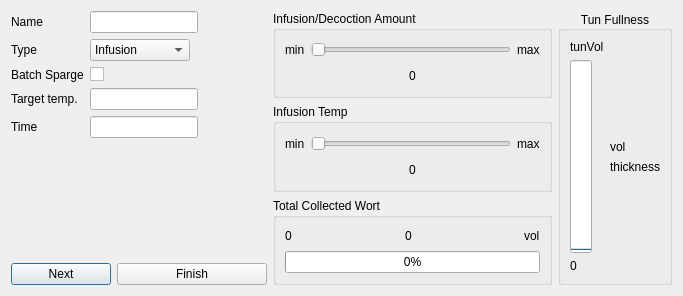
<?xml version="1.0" encoding="UTF-8"?>
<ui version="4.0">
 <class>mashDesigner</class>
 <widget class="QDialog" name="mashDesigner">
  <property name="geometry">
   <rect>
    <x>0</x>
    <y>0</y>
    <width>683</width>
    <height>296</height>
   </rect>
  </property>
  <property name="windowTitle">
   <string>Mash Designer</string>
  </property>
  <property name="configSection" stdset="0">
   <string notr="true">mashDesigner</string>
  </property>
  <layout class="QHBoxLayout" name="horizontalLayout_4">
   <item>
    <layout class="QVBoxLayout" name="verticalLayout_8">
     <item>
      <layout class="QFormLayout" name="formLayout">
       <property name="sizeConstraint">
        <enum>QLayout::SetNoConstraint</enum>
       </property>
       <property name="fieldGrowthPolicy">
        <enum>QFormLayout::FieldsStayAtSizeHint</enum>
       </property>
       <property name="formAlignment">
        <set>Qt::AlignLeading|Qt::AlignLeft|Qt::AlignTop</set>
       </property>
       <item row="0" column="0">
        <widget class="QLabel" name="label_name">
         <property name="text">
          <string>Name</string>
         </property>
         <property name="buddy">
          <cstring>lineEdit_name</cstring>
         </property>
        </widget>
       </item>
       <item row="0" column="1">
        <widget class="QLineEdit" name="lineEdit_name">
         <property name="maximumSize">
          <size>
           <width>150</width>
           <height>16777215</height>
          </size>
         </property>
        </widget>
       </item>
       <item row="1" column="0">
        <widget class="QLabel" name="label_type">
         <property name="text">
          <string>Type</string>
         </property>
         <property name="buddy">
          <cstring>comboBox_type</cstring>
         </property>
        </widget>
       </item>
       <item row="1" column="1">
        <widget class="QComboBox" name="comboBox_type">
         <item>
          <property name="text">
           <string notr="true">Infusion</string>
          </property>
         </item>
         <item>
          <property name="text">
           <string notr="true">Temperature</string>
          </property>
         </item>
         <item>
          <property name="text">
           <string notr="true">Decoction</string>
          </property>
         </item>
        </widget>
       </item>
       <item row="4" column="0">
        <widget class="BtTemperatureLabel" name="label_targetTemp">
         <property name="contextMenuPolicy">
          <enum>Qt::CustomContextMenu</enum>
         </property>
         <property name="text">
          <string>Target temp.</string>
         </property>
         <property name="buddy">
          <cstring>lineEdit_temp</cstring>
         </property>
        </widget>
       </item>
       <item row="4" column="1">
        <widget class="BtTemperatureEdit" name="lineEdit_temp">
         <property name="maximumSize">
          <size>
           <width>150</width>
           <height>16777215</height>
          </size>
         </property>
         <property name="editField" stdset="0">
          <string notr="true">stepTemp_c</string>
         </property>
        </widget>
       </item>
       <item row="5" column="0">
        <widget class="BtTimeLabel" name="label_stepTime">
         <property name="contextMenuPolicy">
          <enum>Qt::CustomContextMenu</enum>
         </property>
         <property name="text">
          <string>Time</string>
         </property>
         <property name="buddy">
          <cstring>lineEdit_time</cstring>
         </property>
        </widget>
       </item>
       <item row="5" column="1">
        <widget class="BtTimeEdit" name="lineEdit_time">
         <property name="maximumSize">
          <size>
           <width>150</width>
           <height>16777215</height>
          </size>
         </property>
         <property name="editField" stdset="0">
          <string notr="true">stepTime_min</string>
         </property>
        </widget>
       </item>
       <item row="2" column="1">
        <widget class="QCheckBox" name="checkBox_batchSparge">
         <property name="text">
          <string/>
         </property>
        </widget>
       </item>
       <item row="2" column="0">
        <widget class="QLabel" name="label_batchSparge">
         <property name="text">
          <string>Batch Sparge</string>
         </property>
         <property name="buddy">
          <cstring>checkBox_batchSparge</cstring>
         </property>
        </widget>
       </item>
      </layout>
     </item>
     <item>
      <layout class="QHBoxLayout" name="horizontalLayout_5">
       <item>
        <widget class="QPushButton" name="pushButton_next">
         <property name="maximumSize">
          <size>
           <width>100</width>
           <height>16777215</height>
          </size>
         </property>
         <property name="text">
          <string>Next</string>
         </property>
        </widget>
       </item>
       <item>
        <widget class="QPushButton" name="pushButton_finish">
         <property name="text">
          <string>Finish</string>
         </property>
        </widget>
       </item>
      </layout>
     </item>
    </layout>
   </item>
   <item>
    <layout class="QVBoxLayout" name="verticalLayout_4">
     <item>
      <widget class="QGroupBox" name="groupBox">
       <property name="sizePolicy">
        <sizepolicy hsizetype="MinimumExpanding" vsizetype="Preferred">
         <horstretch>0</horstretch>
         <verstretch>0</verstretch>
        </sizepolicy>
       </property>
       <property name="title">
        <string>Infusion/Decoction Amount</string>
       </property>
       <layout class="QVBoxLayout" name="verticalLayout">
        <item>
         <layout class="QHBoxLayout" name="horizontalLayout">
          <item>
           <widget class="QLabel" name="label_amtMin">
            <property name="text">
             <string>min</string>
            </property>
           </widget>
          </item>
          <item>
           <widget class="QSlider" name="horizontalSlider_amount">
            <property name="sizePolicy">
             <sizepolicy hsizetype="Expanding" vsizetype="Fixed">
              <horstretch>0</horstretch>
              <verstretch>0</verstretch>
             </sizepolicy>
            </property>
            <property name="minimumSize">
             <size>
              <width>200</width>
              <height>0</height>
             </size>
            </property>
            <property name="maximum">
             <number>200</number>
            </property>
            <property name="orientation">
             <enum>Qt::Horizontal</enum>
            </property>
           </widget>
          </item>
          <item>
           <widget class="QLabel" name="label_amtMax">
            <property name="text">
             <string>max</string>
            </property>
           </widget>
          </item>
         </layout>
        </item>
        <item>
         <widget class="QLabel" name="label_amt">
          <property name="text">
           <string>0</string>
          </property>
          <property name="alignment">
           <set>Qt::AlignCenter</set>
          </property>
         </widget>
        </item>
       </layout>
      </widget>
     </item>
     <item>
      <widget class="QGroupBox" name="groupBox_2">
       <property name="sizePolicy">
        <sizepolicy hsizetype="MinimumExpanding" vsizetype="Preferred">
         <horstretch>0</horstretch>
         <verstretch>0</verstretch>
        </sizepolicy>
       </property>
       <property name="title">
        <string>Infusion Temp</string>
       </property>
       <layout class="QVBoxLayout" name="verticalLayout_2">
        <item>
         <layout class="QHBoxLayout" name="horizontalLayout_2">
          <item>
           <widget class="QLabel" name="label_tempMin">
            <property name="text">
             <string>min</string>
            </property>
           </widget>
          </item>
          <item>
           <widget class="QSlider" name="horizontalSlider_temp">
            <property name="sizePolicy">
             <sizepolicy hsizetype="Expanding" vsizetype="Fixed">
              <horstretch>0</horstretch>
              <verstretch>0</verstretch>
             </sizepolicy>
            </property>
            <property name="minimumSize">
             <size>
              <width>200</width>
              <height>0</height>
             </size>
            </property>
            <property name="maximum">
             <number>200</number>
            </property>
            <property name="orientation">
             <enum>Qt::Horizontal</enum>
            </property>
           </widget>
          </item>
          <item>
           <widget class="QLabel" name="label_tempMax">
            <property name="text">
             <string>max</string>
            </property>
           </widget>
          </item>
         </layout>
        </item>
        <item>
         <widget class="QLabel" name="label_temp">
          <property name="text">
           <string>0</string>
          </property>
          <property name="alignment">
           <set>Qt::AlignCenter</set>
          </property>
         </widget>
        </item>
       </layout>
      </widget>
     </item>
     <item>
      <widget class="QGroupBox" name="groupBox_4">
       <property name="title">
        <string>Total Collected Wort</string>
       </property>
       <layout class="QVBoxLayout" name="verticalLayout_7">
        <item>
         <layout class="QHBoxLayout" name="horizontalLayout_6">
          <item>
           <widget class="QLabel" name="label_zeroWort">
            <property name="text">
             <string>0</string>
            </property>
           </widget>
          </item>
          <item>
           <spacer name="horizontalSpacer_2">
            <property name="orientation">
             <enum>Qt::Horizontal</enum>
            </property>
            <property name="sizeHint" stdset="0">
             <size>
              <width>0</width>
              <height>0</height>
             </size>
            </property>
           </spacer>
          </item>
          <item>
           <widget class="QLabel" name="label_wort">
            <property name="text">
             <string>0</string>
            </property>
           </widget>
          </item>
          <item>
           <spacer name="horizontalSpacer">
            <property name="orientation">
             <enum>Qt::Horizontal</enum>
            </property>
            <property name="sizeHint" stdset="0">
             <size>
              <width>0</width>
              <height>0</height>
             </size>
            </property>
           </spacer>
          </item>
          <item>
           <widget class="QLabel" name="label_wortMax">
            <property name="text">
             <string>vol</string>
            </property>
           </widget>
          </item>
         </layout>
        </item>
        <item>
         <widget class="QProgressBar" name="progressBar_wort">
          <property name="value">
           <number>0</number>
          </property>
         </widget>
        </item>
       </layout>
      </widget>
     </item>
    </layout>
   </item>
   <item>
    <widget class="QGroupBox" name="groupBox_3">
     <property name="sizePolicy">
      <sizepolicy hsizetype="Fixed" vsizetype="Preferred">
       <horstretch>0</horstretch>
       <verstretch>0</verstretch>
      </sizepolicy>
     </property>
     <property name="title">
      <string>Tun Fullness</string>
     </property>
     <property name="alignment">
      <set>Qt::AlignCenter</set>
     </property>
     <layout class="QVBoxLayout" name="verticalLayout_3">
      <item>
       <layout class="QHBoxLayout" name="horizontalLayout_3">
        <item>
         <layout class="QVBoxLayout" name="verticalLayout_5">
          <item>
           <widget class="QLabel" name="label_tunVol">
            <property name="text">
             <string>tunVol</string>
            </property>
            <property name="alignment">
             <set>Qt::AlignLeading|Qt::AlignLeft|Qt::AlignVCenter</set>
            </property>
           </widget>
          </item>
          <item>
           <widget class="QProgressBar" name="progressBar_fullness">
            <property name="sizePolicy">
             <sizepolicy hsizetype="Fixed" vsizetype="Expanding">
              <horstretch>0</horstretch>
              <verstretch>0</verstretch>
             </sizepolicy>
            </property>
            <property name="value">
             <number>0</number>
            </property>
            <property name="alignment">
             <set>Qt::AlignCenter</set>
            </property>
            <property name="orientation">
             <enum>Qt::Vertical</enum>
            </property>
            <property name="textDirection">
             <enum>QProgressBar::BottomToTop</enum>
            </property>
           </widget>
          </item>
          <item>
           <widget class="QLabel" name="label_zeroVol">
            <property name="text">
             <string>0</string>
            </property>
            <property name="alignment">
             <set>Qt::AlignLeading|Qt::AlignLeft|Qt::AlignVCenter</set>
            </property>
           </widget>
          </item>
         </layout>
        </item>
        <item>
         <layout class="QVBoxLayout" name="verticalLayout_6">
          <item>
           <spacer name="verticalSpacer">
            <property name="orientation">
             <enum>Qt::Vertical</enum>
            </property>
            <property name="sizeHint" stdset="0">
             <size>
              <width>0</width>
              <height>0</height>
             </size>
            </property>
           </spacer>
          </item>
          <item>
           <widget class="QLabel" name="label_mashVol">
            <property name="sizePolicy">
             <sizepolicy hsizetype="Fixed" vsizetype="Preferred">
              <horstretch>0</horstretch>
              <verstretch>0</verstretch>
             </sizepolicy>
            </property>
            <property name="text">
             <string>vol</string>
            </property>
           </widget>
          </item>
          <item>
           <widget class="QLabel" name="label_thickness">
            <property name="text">
             <string>thickness</string>
            </property>
           </widget>
          </item>
          <item>
           <spacer name="verticalSpacer_2">
            <property name="orientation">
             <enum>Qt::Vertical</enum>
            </property>
            <property name="sizeHint" stdset="0">
             <size>
              <width>0</width>
              <height>0</height>
             </size>
            </property>
           </spacer>
          </item>
         </layout>
        </item>
       </layout>
      </item>
     </layout>
    </widget>
   </item>
  </layout>
 </widget>
 <customwidgets>
  <customwidget>
   <class>BtTemperatureEdit</class>
   <extends>QLineEdit</extends>
   <header>BtLineEdit.h</header>
   <slots>
    <slot>lineChanged(unitDisplay,unitScale)</slot>
   </slots>
  </customwidget>
  <customwidget>
   <class>BtTimeEdit</class>
   <extends>QLineEdit</extends>
   <header>BtLineEdit.h</header>
   <slots>
    <slot>lineChanged(unitDisplay,unitScale)</slot>
   </slots>
  </customwidget>
  <customwidget>
   <class>BtTimeLabel</class>
   <extends>QLabel</extends>
   <header>BtLabel.h</header>
   <slots>
    <signal>labelChanged(unitDisplay,unitScale)</signal>
   </slots>
  </customwidget>
  <customwidget>
   <class>BtTemperatureLabel</class>
   <extends>QLabel</extends>
   <header>BtLabel.h</header>
   <slots>
    <signal>labelChanged(unitDisplay,unitScale)</signal>
   </slots>
  </customwidget>
 </customwidgets>
 <tabstops>
  <tabstop>lineEdit_name</tabstop>
  <tabstop>comboBox_type</tabstop>
  <tabstop>checkBox_batchSparge</tabstop>
  <tabstop>lineEdit_temp</tabstop>
  <tabstop>lineEdit_time</tabstop>
  <tabstop>horizontalSlider_amount</tabstop>
  <tabstop>horizontalSlider_temp</tabstop>
  <tabstop>pushButton_next</tabstop>
  <tabstop>pushButton_finish</tabstop>
 </tabstops>
 <resources/>
 <connections>
  <connection>
   <sender>label_targetTemp</sender>
   <signal>labelChanged(unitDisplay,unitScale)</signal>
   <receiver>lineEdit_temp</receiver>
   <slot>lineChanged(unitDisplay,unitScale)</slot>
   <hints>
    <hint type="sourcelabel">
     <x>39</x>
     <y>98</y>
    </hint>
    <hint type="destinationlabel">
     <x>131</x>
     <y>98</y>
    </hint>
   </hints>
  </connection>
  <connection>
   <sender>label_stepTime</sender>
   <signal>labelChanged(unitDisplay,unitScale)</signal>
   <receiver>lineEdit_time</receiver>
   <slot>lineChanged(unitDisplay,unitScale)</slot>
   <hints>
    <hint type="sourcelabel">
     <x>56</x>
     <y>126</y>
    </hint>
    <hint type="destinationlabel">
     <x>94</x>
     <y>125</y>
    </hint>
   </hints>
  </connection>
 </connections>
</ui>
